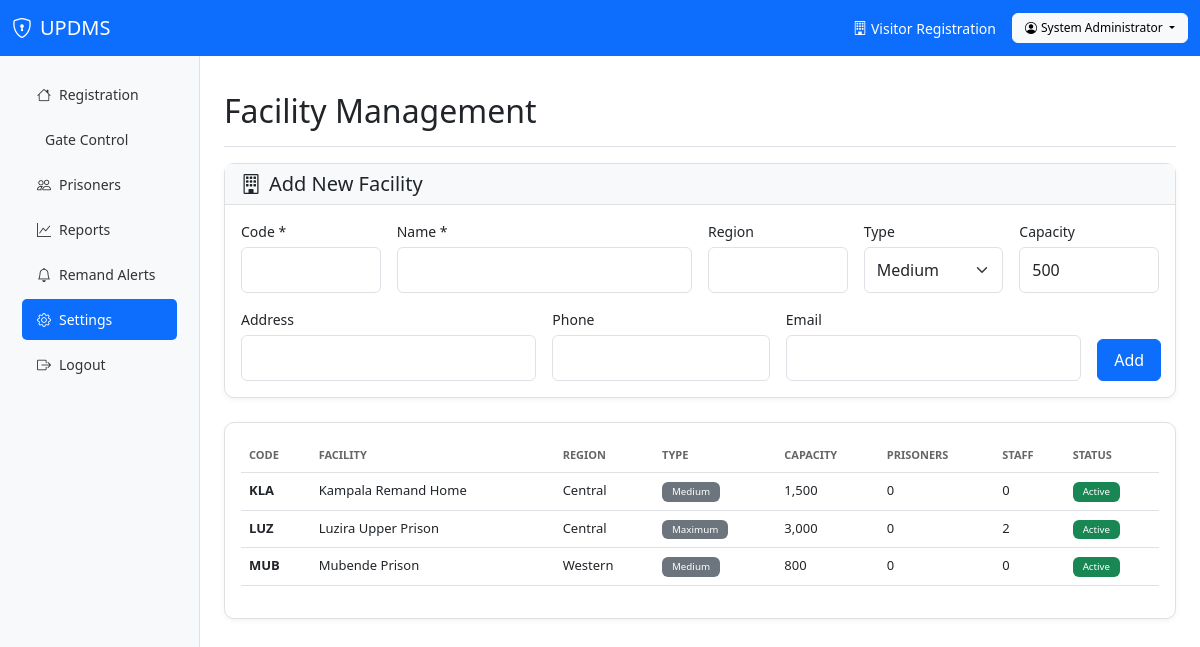
Screenshot of /pages/admin/facilities.php (signed in) with the database file from the repository.
### tables this page shows
CREATE TABLE IF NOT EXISTS facilities (
    id INT PRIMARY KEY AUTO_INCREMENT,
    facility_code VARCHAR(10) UNIQUE NOT NULL,
    name VARCHAR(100) NOT NULL,
    region VARCHAR(50),
    type ENUM('maximum', 'medium', 'minimum', 'rehabilitation') DEFAULT 'medium',
    capacity INT DEFAULT 0,
    address VARCHAR(255),
    contact_phone VARCHAR(20),
    contact_email VARCHAR(100),
    is_active TINYINT DEFAULT 1,
    created_at TIMESTAMP DEFAULT CURRENT_TIMESTAMP,
    updated_at TIMESTAMP DEFAULT CURRENT_TIMESTAMP ON UPDATE CURRENT_TIMESTAMP
);

### config/database.php (called while the page is built, shortened)
<?php
class Database {
    private static $instance = null;
    private $connection;
    private function __construct() {
        $dsn = "mysql:host=" . DB_HOST . ";dbname=" . DB_NAME . ";charset=" . DB_CHARSET;
        $options = [
            PDO::ATTR_ERRMODE => PDO::ERRMODE_EXCEPTION,
            PDO::ATTR_DEFAULT_FETCH_MODE => PDO::FETCH_ASSOC,
            PDO::ATTR_EMULATE_PREPARES => false,
        ];
        try {
            $this->connection = new PDO($dsn, DB_USER, DB_PASS, $options);
        } catch (PDOException $e) {
            die("Database connection failed: " . $e->getMessage());
        }
    }
    public static function getInstance() {
        if (self::$instance === null) {
            self::$instance = new self();
        }
        return self::$instance;
    }
    public function query($sql, $params = []) {
        $stmt = $this->connection->prepare($sql);
        $stmt->execute($params);
        return $stmt;
    }
    public function fetchAll($sql, $params = []) {
        return $this->query($sql, $params)->fetchAll();
    }
}
function getDB() {
    return Database::getInstance();
}

### pages/admin/facilities.php (the view, shortened to what this page needs)
<?php
$db = getDB();
$facilities = $db->fetchAll("
    SELECT f.*,
           (SELECT COUNT(*) FROM prisoners p WHERE p.facility_id = f.id AND p.status IN ('remand', 'convicted')) as prisoner_count,
           (SELECT COUNT(*) FROM users u WHERE u.facility_id = f.id) as staff_count
    FROM facilities f
    ORDER BY f.name", []);
include __DIR__ . '/../../includes/header.php';
?>
<div class="card mb-4">
    <div class="card-header">
        <h5 class="mb-0"><i class="bi bi-building me-2"></i>Add New Facility</h5>
    </div>
    <div class="card-body">
        <form method="POST" class="row g-3">
            <div class="col-md-2">
                <label class="form-label">Code *</label>
                <input type="text" name="facility_code" class="form-control text-uppercase" maxlength="10" required>
            </div>
            <div class="col-md-4">
                <label class="form-label">Name *</label>
                <input type="text" name="name" class="form-control" required>
            </div>
            <div class="col-md-2">
                <label class="form-label">Region</label>
                <input type="text" name="region" class="form-control">
            </div>
            <div class="col-md-2">
                <label class="form-label">Type</label>
                <select name="type" class="form-select">
                    <option value="medium">Medium</option>
                </select>
            </div>
            <div class="col-md-2">
                <label class="form-label">Capacity</label>
                <input type="number" name="capacity" class="form-control" value="500">
            </div>
            <div class="col-md-4">
                <label class="form-label">Address</label>
                <input type="text" name="address" class="form-control">
            </div>
            <div class="col-md-3">
                <label class="form-label">Phone</label>
                <input type="text" name="contact_phone" class="form-control">
            </div>
            <div class="col-md-4">
                <label class="form-label">Email</label>
                <input type="email" name="contact_email" class="form-control">
            </div>
            <div class="col-md-1 d-flex align-items-end">
                <button type="submit" class="btn btn-primary">Add</button>
            </div>
        </form>
    </div>
</div>
<div class="card">
    <div class="card-body">
        <div class="table-responsive">
            <table class="table">
                <thead>
                    <tr>
                        <th>Code</th>
                        <th>Facility</th>
                        <th>Region</th>
                        <th>Type</th>
                        <th>Capacity</th>
                        <th>Prisoners</th>
                        <th>Staff</th>
                        <th>Status</th>
                    </tr>
                </thead>
                <tbody>
                    <?php foreach ($facilities as $f): ?>
                    <tr>
                        <td><strong><?php echo htmlspecialchars($f['facility_code']); ?></strong></td>
                        <td><?php echo htmlspecialchars($f['name']); ?></td>
                        <td><?php echo htmlspecialchars($f['region'] ?: '-'); ?></td>
                        <td><span class="badge bg-secondary"><?php echo ucfirst($f['type']); ?></span></td>
                        <td><?php echo number_format($f['capacity']); ?></td>
                        <td><?php echo number_format($f['prisoner_count']); ?></td>
                        <td><?php echo number_format($f['staff_count']); ?></td>
                        <td>
                            <?php if ($f['is_active']): ?>
                                <span class="badge bg-success">Active</span>
                            <?php else: ?>
                                <span class="badge bg-secondary">Inactive</span>
                            <?php endif; ?>
                        </td>
                    </tr>
                    <?php endforeach; ?>
                </tbody>
            </table>
        </div>
    </div>
</div>
<?php include __DIR__ . '/../../includes/footer.php'; ?>

### assets/css/custom.css (style rules this page uses)
:root { --primary: #0d6efd; --success: #198754; --danger: #dc3545; --warning: #ffc107; --info: #0dcaf0; }
body { font-size: 14px; }
.card { border-radius: 10px; border: 1px solid #e0e0e0; box-shadow: 0 2px 5px rgba(0,0,0,0.05); }
.card-header { background-color: #f8f9fa; border-bottom: 1px solid #e0e0e0; font-weight: 600; }
.table { font-size: 13px; }
.table th { font-weight: 600; text-transform: uppercase; font-size: 11px; color: #666; }
.btn { border-radius: 6px; padding: 8px 16px; font-weight: 500; }
.form-control, .form-select { border-radius: 6px; padding: 10px 12px; }
.form-label { font-weight: 500; margin-bottom: 5px; }
.badge { padding: 5px 10px; font-weight: 500; }

### rows the page displays
facilities: facility_code "KLA", name "Kampala Remand Home", region "Central", type "Medium", capacity "1,500", prisoner_count "0", staff_count "0", is_active "Active"
facilities: facility_code "LUZ", name "Luzira Upper Prison", region "Central", type "Maximum", capacity "3,000", prisoner_count "0", staff_count "2", is_active "Active"
facilities: facility_code "MUB", name "Mubende Prison", region "Western", type "Medium", capacity "800", prisoner_count "0", staff_count "0", is_active "Active"

### other values shown
SITE_NAME "UPDMS"
$facilityName "Visitor Registration"
$user['full_name'] "System Administrator"
$pageHeader "Facility Management"
